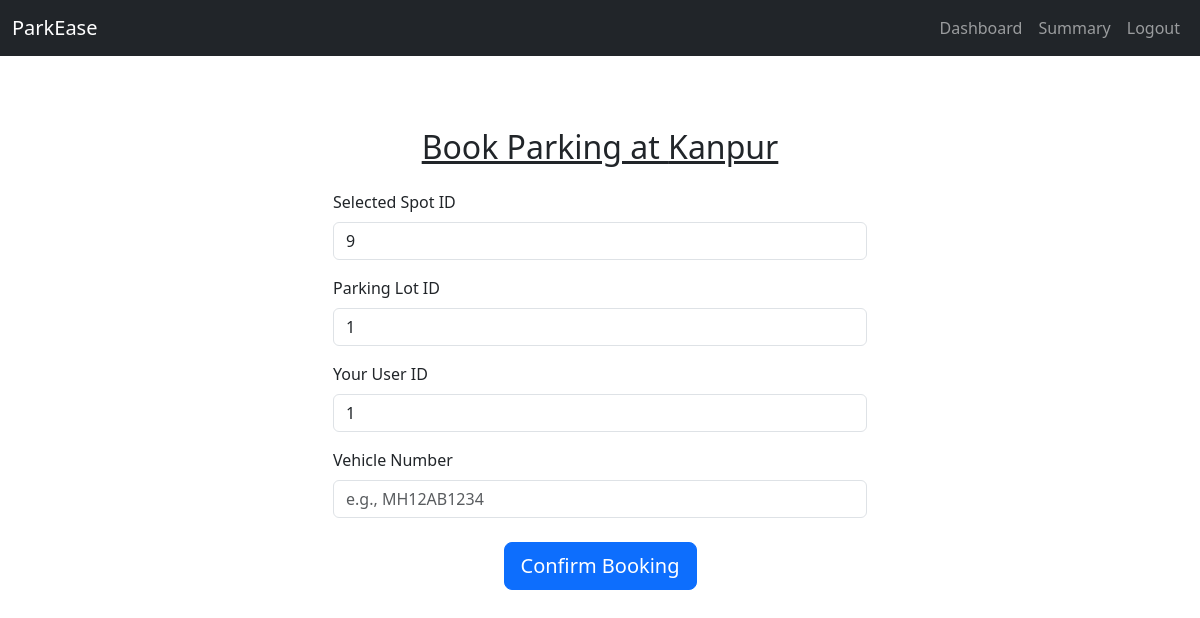
The page /user/book/1 (signed in) on the database its author committed.
### models.py (models this page shows)
class ParkingLot(db.Model):
    __tablename__ = 'parking_lots'
    id = db.Column(db.Integer, primary_key=True)
    prime_location_name = db.Column(db.String(100), nullable=False)
    address = db.Column(db.String(200), nullable=False)
    pin_code = db.Column(db.String(10), nullable=False)
    price = db.Column(db.Float, nullable=False)
    max_spots = db.Column(db.Integer, nullable=False)
    spots = db.relationship('ParkingSpot', back_populates='lot', cascade='all, delete-orphan')

class ParkingSpot(db.Model):
    __tablename__ = 'parking_spots'
    id = db.Column(db.Integer, primary_key=True)
    lot_id = db.Column(db.Integer, db.ForeignKey('parking_lots.id'), nullable=False)
    status = db.Column(db.String(1), nullable=False, default='A')  # 'A' for available, 'O' for occupied
    lot = db.relationship('ParkingLot', back_populates='spots')
    reservations = db.relationship('Reservation', back_populates='spot')

### routes.py (the view, shortened to what this page needs)
    @app.route('/user/book/<int:lot_id>', methods=['GET', 'POST'])
    def book_parking(lot_id):
        if not session.get('user_id'):
            return redirect(url_for('login'))
        lot = ParkingLot.query.get_or_404(lot_id)
        user = User.query.get(session['user_id'])
        available_spot = ParkingSpot.query.filter_by(lot_id=lot.id, status='A').first()
        if not available_spot:
            return render_template('no_spot_available.html')
        return render_template('book_parking.html', lot=lot, spot=available_spot)

### templates/book_parking.html (shortened to what this page needs)
<!DOCTYPE html>
<html lang="en">
<head>
    <link href="https://cdn.jsdelivr.net/npm/bootstrap@5.3.7/dist/css/bootstrap.min.css" rel="stylesheet">
</head>
{% extends 'index.html' %}
    {% block content %}
    <div class="container mt-4">
        <div class="row justify-content-center">
            <div class="col-lg-6 col-md-8">
                <h2 class="text-center mb-4"><u>Book Parking at {{ lot.prime_location_name }}</u></h2>
                <form method="post" action="{{ url_for('book_parking', lot_id=lot.id) }}">
                    <div class="mb-3">
                        <label for="parking_spot_id" class="form-label">Selected Spot ID</label>
                        <input type="text" class="form-control" id="parking_spot_id" name="parking_spot_id" value="{{ spot.id }}" readonly required>
                    </div>
                    <div class="mb-3">
                        <label for="parking_lot_id" class="form-label">Parking Lot ID</label>
                        <input type="text" class="form-control" id="parking_lot_id" name="parking_lot_id" value="{{ lot.id }}" readonly required>
                    </div>
                    <div class="mb-3">
                        <label for="user_id" class="form-label">Your User ID</label>
                        <input type="text" class="form-control" id="user_id" name="user_id" value="{{ session['user_id'] }}" readonly required>
                    </div>
                    <div class="mb-4">
                        <label for="vehicle_number" class="form-label">Vehicle Number</label>
                        <input type="text" class="form-control" id="vehicle_number" name="vehicle_number" placeholder="e.g., MH12AB1234" required>
                    </div>
                    <div class="text-center">
                        <button type="submit" class="btn btn-primary btn-lg">Confirm Booking</button>
                    </div>
                </form>
            </div>
        </div>
    </div>
    {% endblock %}

### rows shown on the page
ParkingLot: prime_location_name "Kanpur", parking_lot_id "1"
ParkingSpot: parking_spot_id "9"
